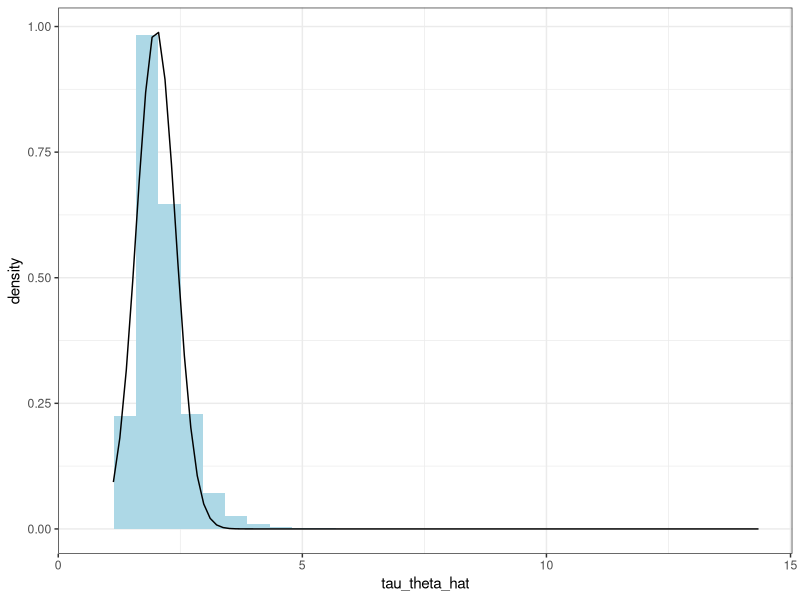
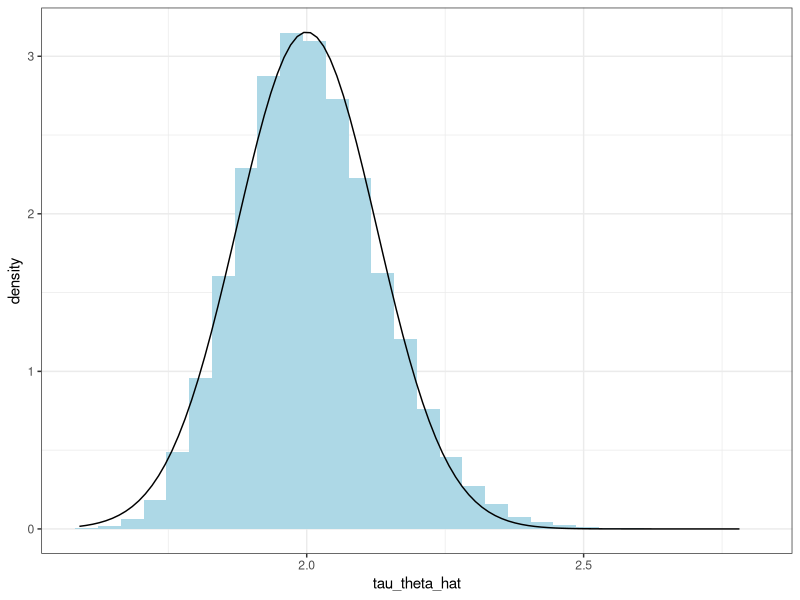

Reproduce these figures in R, in order.
## ---- chunk 1
library(tidyverse)

knitr::opts_chunk$set(
  echo = FALSE,
  warning = FALSE,
  message = FALSE,
  fig.width = 7,
  fig.height = 5
)

theme_set(theme_bw() + theme(legend.position = "bottom"))
## ---- chunk 2
trials = 100000 
tau_theta_hat = var_tau_theta_hat = rep(NA, length.out = trials) # define empty vector
n = 100

set.seed(20341)

for(trial in 1:trials) { 
  Y = rnorm(n, mean = 0.5)
  tau_theta_hat[trial] = 1/mean(Y)    # calculate 1/pi_hat
  var_tau_theta_hat[trial] = (var(Y)/n)/mean(Y)^4 # calculate delta method variance
}
## ---- chunk 3
mean(tau_theta_hat)
# should be equal to 
1/.5

var(tau_theta_hat)
# should be equal to 
mean(var_tau_theta_hat) 
## ---- chunk 4
tibble(tau_theta_hat = tau_theta_hat) %>%
  ggplot(aes(tau_theta_hat)) +
  geom_histogram(aes(y = ..density..), fill = "lightblue") +
  stat_function(fun = dnorm, args = list(mean = 1/0.5, sd = sqrt((1/n)/.5^4)))
## ---- chunk 5
trials = 100000 
tau_theta_hat = var_tau_theta_hat = rep(NA, length.out = trials) # define empty vector
n = 1000

set.seed(20341)

for(trial in 1:trials) { 
  Y = rnorm(n, mean = 0.5)
  tau_theta_hat[trial] = 1/mean(Y)    # calculate 1/pi_hat
  var_tau_theta_hat[trial] = (var(Y)/n)/mean(Y)^4 # calculate delta method variance
}

tibble(tau_theta_hat = tau_theta_hat) %>%
  ggplot(aes(tau_theta_hat)) +
  geom_histogram(aes(y = ..density..), fill = "lightblue") +
  stat_function(fun = dnorm, args = list(mean = 1/0.5, sd = sqrt((1/n)/.5^4)))

